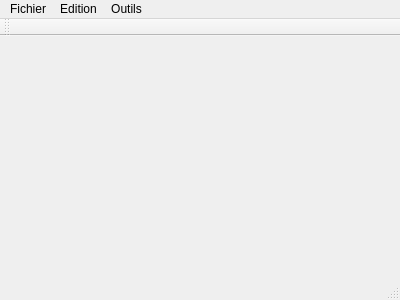
<?xml version="1.0" encoding="UTF-8"?>
<ui version="4.0">
 <class>mainWindow</class>
 <widget class="QMainWindow" name="mainWindow">
  <property name="geometry">
   <rect>
    <x>0</x>
    <y>0</y>
    <width>400</width>
    <height>300</height>
   </rect>
  </property>
  <property name="windowTitle">
   <string>Pikture</string>
  </property>
  <widget class="QWidget" name="centralWidget"/>
  <widget class="QMenuBar" name="menuBar">
   <property name="geometry">
    <rect>
     <x>0</x>
     <y>0</y>
     <width>400</width>
     <height>27</height>
    </rect>
   </property>
   <widget class="QMenu" name="menuFichier">
    <property name="title">
     <string>Fichier</string>
    </property>
    <addaction name="actionOuvrir"/>
    <addaction name="actionQuitter"/>
   </widget>
   <widget class="QMenu" name="menuEdition">
    <property name="title">
     <string>Edition</string>
    </property>
    <widget class="QMenu" name="menuTransformations">
     <property name="title">
      <string>Transformations</string>
     </property>
     <addaction name="actionZoom_avant"/>
     <addaction name="actionZoom_arriere"/>
     <addaction name="separator"/>
     <addaction name="actionMirroir_vertical"/>
     <addaction name="actionMiroir_horizontal"/>
     <addaction name="separator"/>
     <addaction name="actionRotation_horaire"/>
     <addaction name="actionRotation_anti_horaire"/>
    </widget>
    <addaction name="actionDiaporama"/>
    <addaction name="separator"/>
    <addaction name="menuTransformations"/>
   </widget>
   <widget class="QMenu" name="menuOutils">
    <property name="title">
     <string>Outils</string>
    </property>
    <addaction name="actionPr_f_rences"/>
    <addaction name="actionInformations_fichier"/>
   </widget>
   <addaction name="menuFichier"/>
   <addaction name="menuEdition"/>
   <addaction name="menuOutils"/>
  </widget>
  <widget class="QToolBar" name="mainToolBar">
   <attribute name="toolBarArea">
    <enum>TopToolBarArea</enum>
   </attribute>
   <attribute name="toolBarBreak">
    <bool>false</bool>
   </attribute>
  </widget>
  <widget class="QStatusBar" name="statusBar"/>
  <action name="actionOuvrir">
   <property name="text">
    <string>Ouvrir</string>
   </property>
  </action>
  <action name="actionQuitter">
   <property name="text">
    <string>Quitter</string>
   </property>
  </action>
  <action name="actionDiaporama">
   <property name="text">
    <string>Diaporama</string>
   </property>
  </action>
  <action name="actionPr_f_rences">
   <property name="text">
    <string>Préférences</string>
   </property>
  </action>
  <action name="actionInformations_fichier">
   <property name="text">
    <string>Informations fichier</string>
   </property>
  </action>
  <action name="actionZoom_avant">
   <property name="text">
    <string>Zoom avant</string>
   </property>
  </action>
  <action name="actionZoom_arriere">
   <property name="text">
    <string>Zoom arrière</string>
   </property>
  </action>
  <action name="actionMirroir_vertical">
   <property name="text">
    <string>Miroir vertical</string>
   </property>
  </action>
  <action name="actionMiroir_horizontal">
   <property name="text">
    <string>Miroir horizontal</string>
   </property>
  </action>
  <action name="actionRotation_horaire">
   <property name="text">
    <string>Rotation horaire</string>
   </property>
  </action>
  <action name="actionRotation_anti_horaire">
   <property name="text">
    <string>Rotation anti horaire</string>
   </property>
  </action>
 </widget>
 <layoutdefault spacing="6" margin="11"/>
 <resources/>
 <connections/>
</ui>
